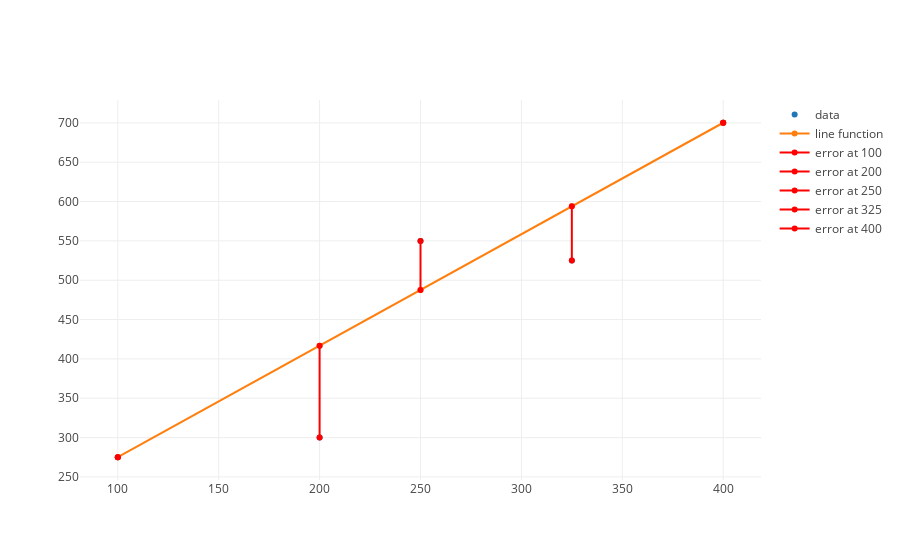

Notebook source saved alongside this figure:
### Markdown cell above
Ok, now we add in our functions for displaying the errors for our graph.

### Code cell
# from graph import trace, plot, line_function_trace --> write it again to avoid errors

def trace(data, mode = 'markers', name="data"):
    x_values = list(map(lambda point: point['x'],data))
    y_values = list(map(lambda point: point['y'],data))
    return {'x': x_values, 'y': y_values, 'mode': mode, 'name': name}
def plot(traces, layout = {}):
    if not isinstance(traces, list): raise TypeError('first argument must be a list.  Instead is', traces)
    plotly.offline.iplot({'data': traces, 'layout': layout})
def line_function_trace(line_function, x_values, mode = 'lines+markers', name = 'line function'):
    values = line_function_data(line_function, x_values)
    values.update({'mode': mode, 'name': name})
    return values

def y_actual(x, x_values, y_values):
    combined_values = list(zip(x_values, y_values))
    point_at_x = list(filter(lambda point: point[0] == x,combined_values))[0]
    return point_at_x[1]

def error_line_trace(x_values, y_values, m, b, x):
    y_hat = m*x + b
    y = y_actual(x, x_values, y_values)
    name = 'error at ' + str(x)
    error_value = y - y_hat
    return {'x': [x, x], 'y': [y, y_hat], 'mode': 'lines+markers', 'marker': {'color': 'red'}, 'name': name, 'text': [error_value], 'textposition':'top right'}

def error_line_traces(x_values, y_values, m, b):
    return list(map(lambda x_value: error_line_trace(x_values, y_values, m, b, x_value), x_values))

errors = error_line_traces(budgets, revenues, 1.417, 133.33)
plot([scatter_trace, regression_trace, *errors])

### Figure 1 — Plotly figure (JSON) as saved in the notebook; plotly's stock layout.template omitted (floating-point values rounded to 4 significant figures)
{"data": [{"mode": "markers", "name": "data", "text": [], "type": "scatter", "uid": "9607847a-b19f-11e8-9d3a-086d41e3715a", "x": [100, 200, 250, 325, 400], "y": [275, 300, 550, 525, 700]}, {"mode": "lines+markers", "name": "line function", "type": "scatter", "uid": "9607870c-b19f-11e8-a680-086d41e3715a", "x": [100, 200, 250, 325, 400], "y": [275.0, 416.7, 487.6, 593.9, 700.1]}, {"marker": {"color": "red"}, "mode": "lines+markers", "name": "error at 100", "text": ["-0.03000000000002956"], "textposition": "top right", "type": "scatter", "uid": "96078830-b19f-11e8-9fbd-086d41e3715a", "x": [100, 100], "y": [275, 275.0]}, {"marker": {"color": "red"}, "mode": "lines+markers", "name": "error at 200", "text": ["-116.73000000000002"], "textposition": "top right", "type": "scatter", "uid": "9607891e-b19f-11e8-9689-086d41e3715a", "x": [200, 200], "y": [300, 416.7]}, {"marker": {"color": "red"}, "mode": "lines+markers", "name": "error at 250", "text": ["62.41999999999996"], "textposition": "top right", "type": "scatter", "uid": "960789fa-b19f-11e8-8a6f-086d41e3715a", "x": [250, 250], "y": [550, 487.6]}, {"marker": {"color": "red"}, "mode": "lines+markers", "name": "error at 325", "text": ["-68.85500000000002"], "textposition": "top right", "type": "scatter", "uid": "96078acc-b19f-11e8-a521-086d41e3715a", "x": [325, 325], "y": [525, 593.9]}, {"marker": {"color": "red"}, "mode": "lines+markers", "name": "error at 400", "text": ["-0.13000000000010914"], "textposition": "top right", "type": "scatter", "uid": "96078b98-b19f-11e8-baac-086d41e3715a", "x": [400, 400], "y": [700, 700.1]}], "layout": {}}
